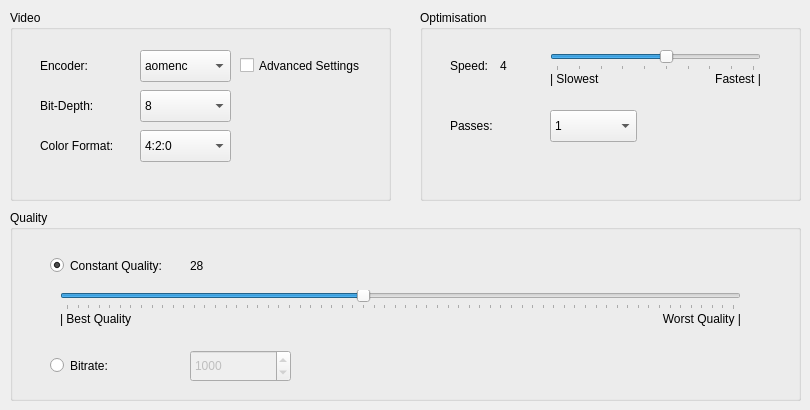
   <widget class="QWidget" name="tab_4">
    <attribute name="title">
     <string>Video</string>
    </attribute>
    <widget class="QGroupBox" name="groupBox_7">
     <property name="geometry">
      <rect>
       <x>10</x>
       <y>10</y>
       <width>381</width>
       <height>191</height>
      </rect>
     </property>
     <property name="title">
      <string>Video</string>
     </property>
     <widget class="QLabel" name="label_5">
      <property name="geometry">
       <rect>
        <x>30</x>
        <y>40</y>
        <width>71</width>
        <height>31</height>
       </rect>
      </property>
      <property name="text">
       <string>Encoder:</string>
      </property>
     </widget>
     <widget class="QComboBox" name="comboBoxEncoder">
      <property name="geometry">
       <rect>
        <x>130</x>
        <y>40</y>
        <width>91</width>
        <height>32</height>
       </rect>
      </property>
      <item>
       <property name="text">
        <string>aomenc</string>
       </property>
      </item>
      <item>
       <property name="text">
        <string>rav1e</string>
       </property>
      </item>
      <item>
       <property name="text">
        <string>svt-av1</string>
       </property>
      </item>
     </widget>
     <widget class="QLabel" name="label_6">
      <property name="geometry">
       <rect>
        <x>30</x>
        <y>80</y>
        <width>71</width>
        <height>31</height>
       </rect>
      </property>
      <property name="text">
       <string>Bit-Depth:</string>
      </property>
     </widget>
     <widget class="QComboBox" name="comboBoxBitDepth">
      <property name="geometry">
       <rect>
        <x>130</x>
        <y>80</y>
        <width>91</width>
        <height>32</height>
       </rect>
      </property>
      <item>
       <property name="text">
        <string>8</string>
       </property>
      </item>
      <item>
       <property name="text">
        <string>10</string>
       </property>
      </item>
      <item>
       <property name="text">
        <string>12</string>
       </property>
      </item>
     </widget>
     <widget class="QLabel" name="label_15">
      <property name="geometry">
       <rect>
        <x>30</x>
        <y>120</y>
        <width>91</width>
        <height>31</height>
       </rect>
      </property>
      <property name="text">
       <string>Color Format:</string>
      </property>
     </widget>
     <widget class="QComboBox" name="comboBoxColorFormat">
      <property name="geometry">
       <rect>
        <x>130</x>
        <y>120</y>
        <width>91</width>
        <height>32</height>
       </rect>
      </property>
      <item>
       <property name="text">
        <string>4:2:0</string>
       </property>
      </item>
      <item>
       <property name="text">
        <string>4:2:2</string>
       </property>
      </item>
      <item>
       <property name="text">
        <string>4:4:4</string>
       </property>
      </item>
     </widget>
     <widget class="QCheckBox" name="checkBoxAdvancedSettings">
      <property name="geometry">
       <rect>
        <x>230</x>
        <y>40</y>
        <width>151</width>
        <height>31</height>
       </rect>
      </property>
      <property name="text">
       <string>Advanced Settings</string>
      </property>
     </widget>
    </widget>
    <widget class="QGroupBox" name="groupBox_8">
     <property name="geometry">
      <rect>
       <x>420</x>
       <y>10</y>
       <width>381</width>
       <height>191</height>
      </rect>
     </property>
     <property name="title">
      <string>Optimisation</string>
     </property>
     <widget class="QLabel" name="label_7">
      <property name="geometry">
       <rect>
        <x>30</x>
        <y>40</y>
        <width>71</width>
        <height>31</height>
       </rect>
      </property>
      <property name="text">
       <string>Speed:</string>
      </property>
     </widget>
     <widget class="QSlider" name="horizontalSliderEncoderSpeed">
      <property name="geometry">
       <rect>
        <x>130</x>
        <y>40</y>
        <width>211</width>
        <height>21</height>
       </rect>
      </property>
      <property name="maximum">
       <number>9</number>
      </property>
      <property name="value">
       <number>5</number>
      </property>
      <property name="sliderPosition">
       <number>5</number>
      </property>
      <property name="orientation">
       <enum>Qt::Horizontal</enum>
      </property>
      <property name="tickPosition">
       <enum>QSlider::TicksBelow</enum>
      </property>
      <property name="tickInterval">
       <number>1</number>
      </property>
     </widget>
     <widget class="QLabel" name="label_8">
      <property name="geometry">
       <rect>
        <x>30</x>
        <y>100</y>
        <width>71</width>
        <height>31</height>
       </rect>
      </property>
      <property name="text">
       <string>Passes:</string>
      </property>
     </widget>
     <widget class="QComboBox" name="comboBoxPasses">
      <property name="geometry">
       <rect>
        <x>130</x>
        <y>100</y>
        <width>87</width>
        <height>32</height>
       </rect>
      </property>
      <item>
       <property name="text">
        <string>1</string>
       </property>
      </item>
      <item>
       <property name="text">
        <string>2</string>
       </property>
      </item>
     </widget>
     <widget class="QLabel" name="labelSpeed">
      <property name="geometry">
       <rect>
        <x>80</x>
        <y>40</y>
        <width>41</width>
        <height>31</height>
       </rect>
      </property>
      <property name="text">
       <string>4</string>
      </property>
     </widget>
     <widget class="QLabel" name="label_18">
      <property name="geometry">
       <rect>
        <x>130</x>
        <y>60</y>
        <width>101</width>
        <height>18</height>
       </rect>
      </property>
      <property name="font">
       <font>
        <pointsize>9</pointsize>
       </font>
      </property>
      <property name="text">
       <string>| Slowest</string>
      </property>
     </widget>
     <widget class="QLabel" name="label_19">
      <property name="geometry">
       <rect>
        <x>240</x>
        <y>60</y>
        <width>101</width>
        <height>18</height>
       </rect>
      </property>
      <property name="font">
       <font>
        <pointsize>9</pointsize>
       </font>
      </property>
      <property name="text">
       <string>Fastest |</string>
      </property>
      <property name="alignment">
       <set>Qt::AlignRight|Qt::AlignTrailing|Qt::AlignVCenter</set>
      </property>
     </widget>
    </widget>
    <widget class="QGroupBox" name="groupBox_9">
     <property name="geometry">
      <rect>
       <x>10</x>
       <y>210</y>
       <width>791</width>
       <height>191</height>
      </rect>
     </property>
     <property name="title">
      <string>Quality</string>
     </property>
     <widget class="QRadioButton" name="radioButtonCQ">
      <property name="geometry">
       <rect>
        <x>40</x>
        <y>40</y>
        <width>141</width>
        <height>31</height>
       </rect>
      </property>
      <property name="text">
       <string>Constant Quality:</string>
      </property>
      <property name="checked">
       <bool>true</bool>
      </property>
     </widget>
     <widget class="QRadioButton" name="radioButtonVBR">
      <property name="geometry">
       <rect>
        <x>40</x>
        <y>140</y>
        <width>101</width>
        <height>31</height>
       </rect>
      </property>
      <property name="text">
       <string>Bitrate:</string>
      </property>
     </widget>
     <widget class="QSlider" name="horizontalSliderQ">
      <property name="geometry">
       <rect>
        <x>50</x>
        <y>80</y>
        <width>681</width>
        <height>20</height>
       </rect>
      </property>
      <property name="maximum">
       <number>63</number>
      </property>
      <property name="value">
       <number>28</number>
      </property>
      <property name="orientation">
       <enum>Qt::Horizontal</enum>
      </property>
      <property name="invertedAppearance">
       <bool>false</bool>
      </property>
      <property name="invertedControls">
       <bool>false</bool>
      </property>
      <property name="tickPosition">
       <enum>QSlider::TicksBelow</enum>
      </property>
      <property name="tickInterval">
       <number>1</number>
      </property>
     </widget>
     <widget class="QSpinBox" name="spinBoxVBR">
      <property name="enabled">
       <bool>false</bool>
      </property>
      <property name="geometry">
       <rect>
        <x>180</x>
        <y>140</y>
        <width>101</width>
        <height>32</height>
       </rect>
      </property>
      <property name="maximum">
       <number>100000</number>
      </property>
      <property name="value">
       <number>1000</number>
      </property>
     </widget>
     <widget class="QLabel" name="labelQ">
      <property name="geometry">
       <rect>
        <x>180</x>
        <y>40</y>
        <width>58</width>
        <height>31</height>
       </rect>
      </property>
      <property name="text">
       <string>28</string>
      </property>
     </widget>
     <widget class="QLabel" name="label_16">
      <property name="geometry">
       <rect>
        <x>50</x>
        <y>100</y>
        <width>101</width>
        <height>18</height>
       </rect>
      </property>
      <property name="font">
       <font>
        <pointsize>9</pointsize>
       </font>
      </property>
      <property name="text">
       <string>| Best Quality</string>
      </property>
     </widget>
     <widget class="QLabel" name="label_17">
      <property name="geometry">
       <rect>
        <x>630</x>
        <y>100</y>
        <width>101</width>
        <height>18</height>
       </rect>
      </property>
      <property name="font">
       <font>
        <pointsize>9</pointsize>
       </font>
      </property>
      <property name="text">
       <string>Worst Quality |</string>
      </property>
      <property name="alignment">
       <set>Qt::AlignRight|Qt::AlignTrailing|Qt::AlignVCenter</set>
      </property>
     </widget>
    </widget>
   </widget>
